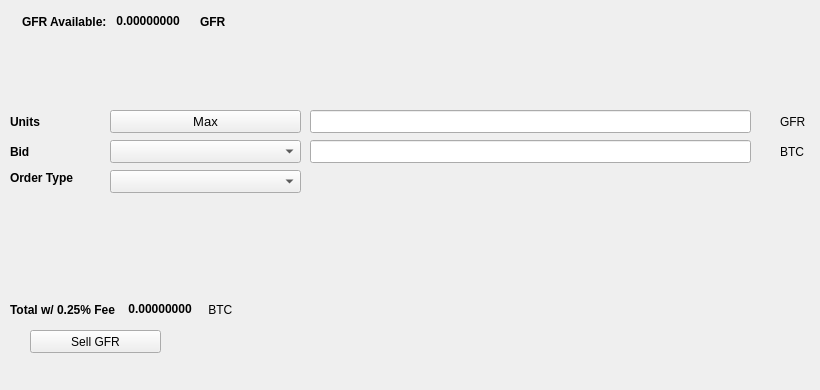
   <widget class="QWidget" name="SellTab">
    <attribute name="title">
     <string>Sell</string>
    </attribute>
    <widget class="QLabel" name="label_16">
     <property name="geometry">
      <rect>
       <x>780</x>
       <y>140</y>
       <width>31</width>
       <height>23</height>
      </rect>
     </property>
     <property name="text">
      <string>BTC</string>
     </property>
    </widget>
    <widget class="QComboBox" name="SellBidcomboBox">
     <property name="geometry">
      <rect>
       <x>110</x>
       <y>140</y>
       <width>191</width>
       <height>23</height>
      </rect>
     </property>
     <property name="font">
      <font>
       <pointsize>10</pointsize>
      </font>
     </property>
    </widget>
    <widget class="QLabel" name="label_18">
     <property name="geometry">
      <rect>
       <x>10</x>
       <y>110</y>
       <width>46</width>
       <height>23</height>
      </rect>
     </property>
     <property name="font">
      <font>
       <weight>75</weight>
       <bold>true</bold>
      </font>
     </property>
     <property name="text">
      <string>Units</string>
     </property>
    </widget>
    <widget class="QPushButton" name="Sell_Max_Amount">
     <property name="geometry">
      <rect>
       <x>110</x>
       <y>110</y>
       <width>191</width>
       <height>23</height>
      </rect>
     </property>
     <property name="font">
      <font>
       <pointsize>10</pointsize>
      </font>
     </property>
     <property name="text">
      <string>Max</string>
     </property>
    </widget>
    <widget class="QLabel" name="label_20">
     <property name="geometry">
      <rect>
       <x>10</x>
       <y>170</y>
       <width>91</width>
       <height>16</height>
      </rect>
     </property>
     <property name="font">
      <font>
       <weight>75</weight>
       <bold>true</bold>
      </font>
     </property>
     <property name="text">
      <string>Order Type</string>
     </property>
    </widget>
    <widget class="QComboBox" name="SellOrdertypeCombo">
     <property name="geometry">
      <rect>
       <x>110</x>
       <y>170</y>
       <width>191</width>
       <height>23</height>
      </rect>
     </property>
     <property name="font">
      <font>
       <pointsize>10</pointsize>
      </font>
     </property>
    </widget>
    <widget class="QLabel" name="label_21">
     <property name="geometry">
      <rect>
       <x>10</x>
       <y>140</y>
       <width>46</width>
       <height>23</height>
      </rect>
     </property>
     <property name="font">
      <font>
       <weight>75</weight>
       <bold>true</bold>
      </font>
     </property>
     <property name="text">
      <string>Bid</string>
     </property>
    </widget>
    <widget class="QLabel" name="label_22">
     <property name="geometry">
      <rect>
       <x>780</x>
       <y>110</y>
       <width>31</width>
       <height>23</height>
      </rect>
     </property>
     <property name="text">
      <string>GFR</string>
     </property>
    </widget>
    <widget class="QLineEdit" name="UnitsInputGFR">
     <property name="geometry">
      <rect>
       <x>310</x>
       <y>110</y>
       <width>441</width>
       <height>23</height>
      </rect>
     </property>
     <property name="font">
      <font>
       <pointsize>9</pointsize>
       <weight>75</weight>
       <bold>true</bold>
      </font>
     </property>
    </widget>
    <widget class="QLineEdit" name="SellBidPriceEdit">
     <property name="geometry">
      <rect>
       <x>310</x>
       <y>140</y>
       <width>441</width>
       <height>23</height>
      </rect>
     </property>
     <property name="font">
      <font>
       <pointsize>9</pointsize>
       <weight>75</weight>
       <bold>true</bold>
      </font>
     </property>
    </widget>
    <widget class="QPushButton" name="SellGFRBTN">
     <property name="geometry">
      <rect>
       <x>30</x>
       <y>330</y>
       <width>131</width>
       <height>23</height>
      </rect>
     </property>
     <property name="text">
      <string>Sell GFR</string>
     </property>
     <property name="icon">
      <iconset resource="../gfr">
       <normaloff>:/icons/bitcoin</normaloff>:/icons/bitcoin</iconset>
     </property>
    </widget>
    <widget class="QWidget" name="layoutWidget3">
     <property name="geometry">
      <rect>
       <x>22</x>
       <y>12</y>
       <width>258</width>
       <height>19</height>
      </rect>
     </property>
     <layout class="QHBoxLayout" name="horizontalLayout">
      <item>
       <widget class="QLabel" name="label232_2">
        <property name="font">
         <font>
          <weight>75</weight>
          <bold>true</bold>
         </font>
        </property>
        <property name="text">
         <string>GFR Available:</string>
        </property>
       </widget>
      </item>
      <item>
       <widget class="QLabel" name="GFRAvailableLabel">
        <property name="palette">
         <palette>
          <active>
           <colorrole role="WindowText">
            <brush brushstyle="SolidPattern">
             <color alpha="255">
              <red>0</red>
              <green>0</green>
              <blue>0</blue>
             </color>
            </brush>
           </colorrole>
           <colorrole role="Button">
            <brush brushstyle="SolidPattern">
             <color alpha="255">
              <red>0</red>
              <green>170</green>
              <blue>0</blue>
             </color>
            </brush>
           </colorrole>
           <colorrole role="Light">
            <brush brushstyle="SolidPattern">
             <color alpha="255">
              <red>0</red>
              <green>255</green>
              <blue>0</blue>
             </color>
            </brush>
           </colorrole>
           <colorrole role="Midlight">
            <brush brushstyle="SolidPattern">
             <color alpha="255">
              <red>0</red>
              <green>212</green>
              <blue>0</blue>
             </color>
            </brush>
           </colorrole>
           <colorrole role="Dark">
            <brush brushstyle="SolidPattern">
             <color alpha="255">
              <red>0</red>
              <green>85</green>
              <blue>0</blue>
             </color>
            </brush>
           </colorrole>
           <colorrole role="Mid">
            <brush brushstyle="SolidPattern">
             <color alpha="255">
              <red>0</red>
              <green>113</green>
              <blue>0</blue>
             </color>
            </brush>
           </colorrole>
           <colorrole role="Text">
            <brush brushstyle="SolidPattern">
             <color alpha="255">
              <red>0</red>
              <green>170</green>
              <blue>0</blue>
             </color>
            </brush>
           </colorrole>
           <colorrole role="BrightText">
            <brush brushstyle="SolidPattern">
             <color alpha="255">
              <red>255</red>
              <green>255</green>
              <blue>255</blue>
             </color>
            </brush>
           </colorrole>
           <colorrole role="ButtonText">
            <brush brushstyle="SolidPattern">
             <color alpha="255">
              <red>0</red>
              <green>0</green>
              <blue>0</blue>
             </color>
            </brush>
           </colorrole>
           <colorrole role="Base">
            <brush brushstyle="SolidPattern">
             <color alpha="255">
              <red>255</red>
              <green>255</green>
              <blue>255</blue>
             </color>
            </brush>
           </colorrole>
           <colorrole role="Window">
            <brush brushstyle="SolidPattern">
             <color alpha="255">
              <red>0</red>
              <green>170</green>
              <blue>0</blue>
             </color>
            </brush>
           </colorrole>
           <colorrole role="Shadow">
            <brush brushstyle="SolidPattern">
             <color alpha="255">
              <red>0</red>
              <green>0</green>
              <blue>0</blue>
             </color>
            </brush>
           </colorrole>
           <colorrole role="AlternateBase">
            <brush brushstyle="SolidPattern">
             <color alpha="255">
              <red>127</red>
              <green>212</green>
              <blue>127</blue>
             </color>
            </brush>
           </colorrole>
           <colorrole role="ToolTipBase">
            <brush brushstyle="SolidPattern">
             <color alpha="255">
              <red>255</red>
              <green>255</green>
              <blue>220</blue>
             </color>
            </brush>
           </colorrole>
           <colorrole role="ToolTipText">
            <brush brushstyle="SolidPattern">
             <color alpha="255">
              <red>0</red>
              <green>0</green>
              <blue>0</blue>
             </color>
            </brush>
           </colorrole>
          </active>
          <inactive>
           <colorrole role="WindowText">
            <brush brushstyle="SolidPattern">
             <color alpha="255">
              <red>0</red>
              <green>0</green>
              <blue>0</blue>
             </color>
            </brush>
           </colorrole>
           <colorrole role="Button">
            <brush brushstyle="SolidPattern">
             <color alpha="255">
              <red>0</red>
              <green>170</green>
              <blue>0</blue>
             </color>
            </brush>
           </colorrole>
           <colorrole role="Light">
            <brush brushstyle="SolidPattern">
             <color alpha="255">
              <red>0</red>
              <green>255</green>
              <blue>0</blue>
             </color>
            </brush>
           </colorrole>
           <colorrole role="Midlight">
            <brush brushstyle="SolidPattern">
             <color alpha="255">
              <red>0</red>
              <green>212</green>
              <blue>0</blue>
             </color>
            </brush>
           </colorrole>
           <colorrole role="Dark">
            <brush brushstyle="SolidPattern">
             <color alpha="255">
              <red>0</red>
              <green>85</green>
              <blue>0</blue>
             </color>
            </brush>
           </colorrole>
           <colorrole role="Mid">
            <brush brushstyle="SolidPattern">
             <color alpha="255">
              <red>0</red>
              <green>113</green>
              <blue>0</blue>
             </color>
            </brush>
           </colorrole>
           <colorrole role="Text">
            <brush brushstyle="SolidPattern">
             <color alpha="255">
              <red>0</red>
              <green>170</green>
              <blue>0</blue>
             </color>
            </brush>
           </colorrole>
           <colorrole role="BrightText">
            <brush brushstyle="SolidPattern">
             <color alpha="255">
              <red>255</red>
              <green>255</green>
              <blue>255</blue>
             </color>
            </brush>
           </colorrole>
           <colorrole role="ButtonText">
            <brush brushstyle="SolidPattern">
             <color alpha="255">
              <red>0</red>
              <green>0</green>
              <blue>0</blue>
             </color>
            </brush>
           </colorrole>
           <colorrole role="Base">
            <brush brushstyle="SolidPattern">
             <color alpha="255">
              <red>255</red>
              <green>255</green>
              <blue>255</blue>
             </color>
            </brush>
           </colorrole>
           <colorrole role="Window">
            <brush brushstyle="SolidPattern">
             <color alpha="255">
              <red>0</red>
              <green>170</green>
              <blue>0</blue>
             </color>
            </brush>
           </colorrole>
           <colorrole role="Shadow">
            <brush brushstyle="SolidPattern">
             <color alpha="255">
              <red>0</red>
              <green>0</green>
              <blue>0</blue>
             </color>
            </brush>
           </colorrole>
           <colorrole role="AlternateBase">
            <brush brushstyle="SolidPattern">
             <color alpha="255">
              <red>127</red>
              <green>212</green>
              <blue>127</blue>
             </color>
            </brush>
           </colorrole>
           <colorrole role="ToolTipBase">
            <brush brushstyle="SolidPattern">
             <color alpha="255">
              <red>255</red>
              <green>255</green>
              <blue>220</blue>
             </color>
            </brush>
           </colorrole>
           <colorrole role="ToolTipText">
            <brush brushstyle="SolidPattern">
             <color alpha="255">
              <red>0</red>
              <green>0</green>
              <blue>0</blue>
             </color>
            </brush>
           </colorrole>
          </inactive>
          <disabled>
           <colorrole role="WindowText">
            <brush brushstyle="SolidPattern">
             <color alpha="255">
              <red>0</red>
              <green>85</green>
              <blue>0</blue>
             </color>
            </brush>
           </colorrole>
           <colorrole role="Button">
            <brush brushstyle="SolidPattern">
             <color alpha="255">
              <red>0</red>
              <green>170</green>
              <blue>0</blue>
             </color>
            </brush>
           </colorrole>
           <colorrole role="Light">
            <brush brushstyle="SolidPattern">
             <color alpha="255">
              <red>0</red>
              <green>255</green>
              <blue>0</blue>
             </color>
            </brush>
           </colorrole>
           <colorrole role="Midlight">
            <brush brushstyle="SolidPattern">
             <color alpha="255">
              <red>0</red>
              <green>212</green>
              <blue>0</blue>
             </color>
            </brush>
           </colorrole>
           <colorrole role="Dark">
            <brush brushstyle="SolidPattern">
             <color alpha="255">
              <red>0</red>
              <green>85</green>
              <blue>0</blue>
             </color>
            </brush>
           </colorrole>
           <colorrole role="Mid">
            <brush brushstyle="SolidPattern">
             <color alpha="255">
              <red>0</red>
              <green>113</green>
              <blue>0</blue>
             </color>
            </brush>
           </colorrole>
           <colorrole role="Text">
            <brush brushstyle="SolidPattern">
             <color alpha="255">
              <red>0</red>
              <green>85</green>
              <blue>0</blue>
             </color>
            </brush>
           </colorrole>
           <colorrole role="BrightText">
            <brush brushstyle="SolidPattern">
             <color alpha="255">
              <red>255</red>
              <green>255</green>
              <blue>255</blue>
             </color>
            </brush>
           </colorrole>
           <colorrole role="ButtonText">
            <brush brushstyle="SolidPattern">
             <color alpha="255">
              <red>0</red>
              <green>85</green>
              <blue>0</blue>
             </color>
            </brush>
           </colorrole>
           <colorrole role="Base">
            <brush brushstyle="SolidPattern">
             <color alpha="255">
              <red>0</red>
              <green>170</green>
              <blue>0</blue>
             </color>
            </brush>
           </colorrole>
           <colorrole role="Window">
            <brush brushstyle="SolidPattern">
             <color alpha="255">
              <red>0</red>
              <green>170</green>
              <blue>0</blue>
             </color>
            </brush>
           </colorrole>
           <colorrole role="Shadow">
            <brush brushstyle="SolidPattern">
             <color alpha="255">
              <red>0</red>
              <green>0</green>
              <blue>0</blue>
             </color>
            </brush>
           </colorrole>
           <colorrole role="AlternateBase">
            <brush brushstyle="SolidPattern">
             <color alpha="255">
              <red>0</red>
              <green>170</green>
              <blue>0</blue>
             </color>
            </brush>
           </colorrole>
           <colorrole role="ToolTipBase">
            <brush brushstyle="SolidPattern">
             <color alpha="255">
              <red>255</red>
              <green>255</green>
              <blue>220</blue>
             </color>
            </brush>
           </colorrole>
           <colorrole role="ToolTipText">
            <brush brushstyle="SolidPattern">
             <color alpha="255">
              <red>0</red>
              <green>0</green>
              <blue>0</blue>
             </color>
            </brush>
           </colorrole>
          </disabled>
         </palette>
        </property>
        <property name="font">
         <font>
          <weight>75</weight>
          <bold>true</bold>
         </font>
        </property>
        <property name="text">
         <string> 0.00000000 </string>
        </property>
        <property name="textInteractionFlags">
         <set>Qt::LinksAccessibleByMouse|Qt::TextSelectableByKeyboard|Qt::TextSelectableByMouse</set>
        </property>
       </widget>
      </item>
      <item>
       <widget class="QLabel" name="labelGFR">
        <property name="font">
         <font>
          <weight>75</weight>
          <bold>true</bold>
         </font>
        </property>
        <property name="text">
         <string>GFR</string>
        </property>
       </widget>
      </item>
     </layout>
    </widget>
    <widget class="QWidget" name="layoutWidget">
     <property name="geometry">
      <rect>
       <x>10</x>
       <y>300</y>
       <width>268</width>
       <height>19</height>
      </rect>
     </property>
     <layout class="QHBoxLayout" name="horizontalLayout_2">
      <item>
       <widget class="QLabel" name="label_19">
        <property name="font">
         <font>
          <weight>75</weight>
          <bold>true</bold>
         </font>
        </property>
        <property name="text">
         <string>Total w/ 0.25% Fee </string>
        </property>
       </widget>
      </item>
      <item>
       <widget class="QLabel" name="SellCostLabel">
        <property name="palette">
         <palette>
          <active>
           <colorrole role="WindowText">
            <brush brushstyle="SolidPattern">
             <color alpha="255">
              <red>0</red>
              <green>0</green>
              <blue>0</blue>
             </color>
            </brush>
           </colorrole>
           <colorrole role="Button">
            <brush brushstyle="SolidPattern">
             <color alpha="255">
              <red>0</red>
              <green>170</green>
              <blue>0</blue>
             </color>
            </brush>
           </colorrole>
           <colorrole role="Light">
            <brush brushstyle="SolidPattern">
             <color alpha="255">
              <red>0</red>
              <green>255</green>
              <blue>0</blue>
             </color>
            </brush>
           </colorrole>
           <colorrole role="Midlight">
            <brush brushstyle="SolidPattern">
             <color alpha="255">
              <red>0</red>
              <green>212</green>
              <blue>0</blue>
             </color>
            </brush>
           </colorrole>
           <colorrole role="Dark">
            <brush brushstyle="SolidPattern">
             <color alpha="255">
              <red>0</red>
              <green>85</green>
              <blue>0</blue>
             </color>
            </brush>
           </colorrole>
           <colorrole role="Mid">
            <brush brushstyle="SolidPattern">
             <color alpha="255">
              <red>0</red>
              <green>113</green>
              <blue>0</blue>
             </color>
            </brush>
           </colorrole>
           <colorrole role="Text">
            <brush brushstyle="SolidPattern">
             <color alpha="255">
              <red>0</red>
              <green>170</green>
              <blue>0</blue>
             </color>
            </brush>
           </colorrole>
           <colorrole role="BrightText">
            <brush brushstyle="SolidPattern">
             <color alpha="255">
              <red>255</red>
              <green>255</green>
              <blue>255</blue>
             </color>
            </brush>
           </colorrole>
           <colorrole role="ButtonText">
            <brush brushstyle="SolidPattern">
             <color alpha="255">
              <red>0</red>
              <green>0</green>
              <blue>0</blue>
             </color>
            </brush>
           </colorrole>
           <colorrole role="Base">
            <brush brushstyle="SolidPattern">
             <color alpha="255">
              <red>255</red>
              <green>255</green>
              <blue>255</blue>
             </color>
            </brush>
           </colorrole>
           <colorrole role="Window">
            <brush brushstyle="SolidPattern">
             <color alpha="255">
              <red>0</red>
              <green>170</green>
              <blue>0</blue>
             </color>
            </brush>
           </colorrole>
           <colorrole role="Shadow">
            <brush brushstyle="SolidPattern">
             <color alpha="255">
              <red>0</red>
              <green>0</green>
              <blue>0</blue>
             </color>
            </brush>
           </colorrole>
           <colorrole role="AlternateBase">
            <brush brushstyle="SolidPattern">
             <color alpha="255">
              <red>127</red>
              <green>212</green>
              <blue>127</blue>
             </color>
            </brush>
           </colorrole>
           <colorrole role="ToolTipBase">
            <brush brushstyle="SolidPattern">
             <color alpha="255">
              <red>255</red>
              <green>255</green>
              <blue>220</blue>
             </color>
            </brush>
           </colorrole>
           <colorrole role="ToolTipText">
            <brush brushstyle="SolidPattern">
             <color alpha="255">
              <red>0</red>
              <green>0</green>
              <blue>0</blue>
             </color>
            </brush>
           </colorrole>
          </active>
          <inactive>
           <colorrole role="WindowText">
            <brush brushstyle="SolidPattern">
             <color alpha="255">
              <red>0</red>
              <green>0</green>
              <blue>0</blue>
             </color>
            </brush>
           </colorrole>
           <colorrole role="Button">
            <brush brushstyle="SolidPattern">
             <color alpha="255">
              <red>0</red>
              <green>170</green>
              <blue>0</blue>
             </color>
            </brush>
           </colorrole>
           <colorrole role="Light">
            <brush brushstyle="SolidPattern">
             <color alpha="255">
              <red>0</red>
              <green>255</green>
              <blue>0</blue>
             </color>
            </brush>
           </colorrole>
           <colorrole role="Midlight">
            <brush brushstyle="SolidPattern">
             <color alpha="255">
              <red>0</red>
              <green>212</green>
              <blue>0</blue>
             </color>
            </brush>
           </colorrole>
           <colorrole role="Dark">
            <brush brushstyle="SolidPattern">
             <color alpha="255">
              <red>0</red>
              <green>85</green>
              <blue>0</blue>
             </color>
            </brush>
           </colorrole>
           <colorrole role="Mid">
            <brush brushstyle="SolidPattern">
             <color alpha="255">
              <red>0</red>
              <green>113</green>
              <blue>0</blue>
             </color>
            </brush>
           </colorrole>
           <colorrole role="Text">
            <brush brushstyle="SolidPattern">
             <color alpha="255">
              <red>0</red>
              <green>170</green>
              <blue>0</blue>
             </color>
            </brush>
           </colorrole>
           <colorrole role="BrightText">
            <brush brushstyle="SolidPattern">
             <color alpha="255">
              <red>255</red>
              <green>255</green>
              <blue>255</blue>
             </color>
            </brush>
           </colorrole>
           <colorrole role="ButtonText">
            <brush brushstyle="SolidPattern">
             <color alpha="255">
              <red>0</red>
              <green>0</green>
              <blue>0</blue>
             </color>
            </brush>
           </colorrole>
           <colorrole role="Base">
            <brush brushstyle="SolidPattern">
             <color alpha="255">
              <red>255</red>
              <green>255</green>
              <blue>255</blue>
             </color>
            </brush>
           </colorrole>
           <colorrole role="Window">
            <brush brushstyle="SolidPattern">
             <color alpha="255">
              <red>0</red>
              <green>170</green>
              <blue>0</blue>
             </color>
            </brush>
           </colorrole>
           <colorrole role="Shadow">
            <brush brushstyle="SolidPattern">
             <color alpha="255">
              <red>0</red>
              <green>0</green>
              <blue>0</blue>
             </color>
            </brush>
           </colorrole>
           <colorrole role="AlternateBase">
            <brush brushstyle="SolidPattern">
             <color alpha="255">
              <red>127</red>
              <green>212</green>
              <blue>127</blue>
             </color>
            </brush>
           </colorrole>
           <colorrole role="ToolTipBase">
            <brush brushstyle="SolidPattern">
             <color alpha="255">
              <red>255</red>
              <green>255</green>
              <blue>220</blue>
             </color>
            </brush>
           </colorrole>
           <colorrole role="ToolTipText">
            <brush brushstyle="SolidPattern">
             <color alpha="255">
              <red>0</red>
              <green>0</green>
              <blue>0</blue>
             </color>
            </brush>
           </colorrole>
          </inactive>
          <disabled>
           <colorrole role="WindowText">
            <brush brushstyle="SolidPattern">
             <color alpha="255">
              <red>0</red>
              <green>85</green>
              <blue>0</blue>
             </color>
            </brush>
           </colorrole>
           <colorrole role="Button">
            <brush brushstyle="SolidPattern">
             <color alpha="255">
              <red>0</red>
              <green>170</green>
              <blue>0</blue>
             </color>
            </brush>
           </colorrole>
           <colorrole role="Light">
            <brush brushstyle="SolidPattern">
             <color alpha="255">
              <red>0</red>
              <green>255</green>
              <blue>0</blue>
             </color>
            </brush>
           </colorrole>
           <colorrole role="Midlight">
            <brush brushstyle="SolidPattern">
             <color alpha="255">
              <red>0</red>
              <green>212</green>
              <blue>0</blue>
             </color>
            </brush>
           </colorrole>
           <colorrole role="Dark">
            <brush brushstyle="SolidPattern">
             <color alpha="255">
              <red>0</red>
              <green>85</green>
              <blue>0</blue>
             </color>
            </brush>
           </colorrole>
           <colorrole role="Mid">
            <brush brushstyle="SolidPattern">
             <color alpha="255">
              <red>0</red>
              <green>113</green>
              <blue>0</blue>
             </color>
            </brush>
           </colorrole>
           <colorrole role="Text">
            <brush brushstyle="SolidPattern">
             <color alpha="255">
              <red>0</red>
              <green>85</green>
              <blue>0</blue>
             </color>
            </brush>
           </colorrole>
           <colorrole role="BrightText">
            <brush brushstyle="SolidPattern">
             <color alpha="255">
              <red>255</red>
              <green>255</green>
              <blue>255</blue>
             </color>
            </brush>
           </colorrole>
           <colorrole role="ButtonText">
            <brush brushstyle="SolidPattern">
             <color alpha="255">
              <red>0</red>
              <green>85</green>
              <blue>0</blue>
             </color>
            </brush>
           </colorrole>
           <colorrole role="Base">
            <brush brushstyle="SolidPattern">
             <color alpha="255">
              <red>0</red>
              <green>170</green>
              <blue>0</blue>
             </color>
            </brush>
           </colorrole>
           <colorrole role="Window">
            <brush brushstyle="SolidPattern">
             <color alpha="255">
              <red>0</red>
              <green>170</green>
              <blue>0</blue>
             </color>
            </brush>
           </colorrole>
           <colorrole role="Shadow">
            <brush brushstyle="SolidPattern">
             <color alpha="255">
              <red>0</red>
              <green>0</green>
              <blue>0</blue>
             </color>
            </brush>
           </colorrole>
           <colorrole role="AlternateBase">
            <brush brushstyle="SolidPattern">
             <color alpha="255">
              <red>0</red>
              <green>170</green>
              <blue>0</blue>
             </color>
            </brush>
           </colorrole>
           <colorrole role="ToolTipBase">
            <brush brushstyle="SolidPattern">
             <color alpha="255">
              <red>255</red>
              <green>255</green>
              <blue>220</blue>
             </color>
            </brush>
           </colorrole>
           <colorrole role="ToolTipText">
            <brush brushstyle="SolidPattern">
             <color alpha="255">
              <red>0</red>
              <green>0</green>
              <blue>0</blue>
             </color>
            </brush>
           </colorrole>
          </disabled>
         </palette>
        </property>
        <property name="font">
         <font>
          <weight>75</weight>
          <bold>true</bold>
         </font>
        </property>
        <property name="autoFillBackground">
         <bool>false</bool>
        </property>
        <property name="text">
         <string> 0.00000000</string>
        </property>
        <property name="textInteractionFlags">
         <set>Qt::LinksAccessibleByMouse|Qt::TextSelectableByMouse</set>
        </property>
       </widget>
      </item>
      <item>
       <widget class="QLabel" name="label_17">
        <property name="font">
         <font>
          <weight>50</weight>
          <bold>false</bold>
         </font>
        </property>
        <property name="text">
         <string> BTC</string>
        </property>
       </widget>
      </item>
     </layout>
    </widget>
    <widget class="QLabel" name="label_23">
     <property name="geometry">
      <rect>
       <x>460</x>
       <y>300</y>
       <width>281</width>
       <height>81</height>
      </rect>
     </property>
     <property name="text">
      <string/>
     </property>
     <property name="pixmap">
      <pixmap>:/images/bittrex</pixmap>
     </property>
    </widget>
   </widget>
